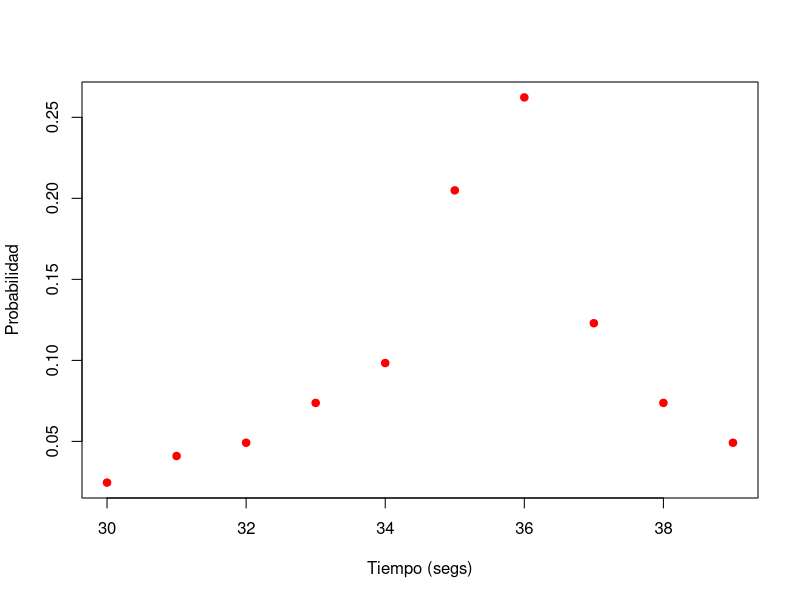

Generate this figure with R:

tiempo <- 30:39
ensambles <- c(3,5,6,9,12,25,32,15,9,6)

# Inciso (a)
fx <- ensambles / sum(ensambles)
data.frame(TIEMPO=tiempo, PROBABILIDAD=fx)

# Inciso (b)
plot(x=tiempo, y=fx, pch=19, col="red",
     ylab="Probabilidad", xlab="Tiempo (segs)")

# Inciso (c)
Fx <- cumsum(fx)
data.frame(TIEMPO=tiempo, PROB.ACUM=Fx)

# Inciso (d)
# Fx(37) - Fx(32)
Fx[8] - Fx[3]

# Inciso (e)
# Fx(35)
Fx[6]

# Inciso (f)
# Fx(32.5) = Fx(32)
Fx[3]

# Inciso g) 
Fx[3] 

# Inciso h) 
Fx[10]-Fx[5] 

#Inciso i) 
Fx[9]-Fx[4] 
